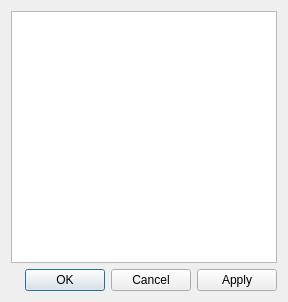
<?xml version="1.0" encoding="UTF-8"?>
<ui version="4.0">
 <class>GridCreatingConditionCompoundChannelPolygonCoordinatesEditDialog</class>
 <widget class="QDialog" name="GridCreatingConditionCompoundChannelPolygonCoordinatesEditDialog">
  <property name="geometry">
   <rect>
    <x>0</x>
    <y>0</y>
    <width>288</width>
    <height>302</height>
   </rect>
  </property>
  <property name="windowTitle">
   <string>Polygon Coordinates</string>
  </property>
  <layout class="QVBoxLayout" name="verticalLayout">
   <item>
    <widget class="QTableView" name="tableView"/>
   </item>
   <item>
    <widget class="QDialogButtonBox" name="buttonBox">
     <property name="orientation">
      <enum>Qt::Horizontal</enum>
     </property>
     <property name="standardButtons">
      <set>QDialogButtonBox::Apply|QDialogButtonBox::Cancel|QDialogButtonBox::Ok</set>
     </property>
    </widget>
   </item>
  </layout>
 </widget>
 <resources/>
 <connections>
  <connection>
   <sender>buttonBox</sender>
   <signal>accepted()</signal>
   <receiver>GridCreatingConditionCompoundChannelPolygonCoordinatesEditDialog</receiver>
   <slot>accept()</slot>
   <hints>
    <hint type="sourcelabel">
     <x>248</x>
     <y>254</y>
    </hint>
    <hint type="destinationlabel">
     <x>157</x>
     <y>274</y>
    </hint>
   </hints>
  </connection>
  <connection>
   <sender>buttonBox</sender>
   <signal>rejected()</signal>
   <receiver>GridCreatingConditionCompoundChannelPolygonCoordinatesEditDialog</receiver>
   <slot>reject()</slot>
   <hints>
    <hint type="sourcelabel">
     <x>316</x>
     <y>260</y>
    </hint>
    <hint type="destinationlabel">
     <x>286</x>
     <y>274</y>
    </hint>
   </hints>
  </connection>
 </connections>
</ui>
